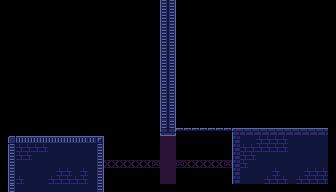

Tiled map render using the project's own tile images. Description and the whole map definition, tile-layer contents included, below:
An orthogonal 42x24 tile map with 8x8 px tiles, 2 tile layers (Background, Tile Layer 1) and 7 objects.

<map version="1.10" tiledversion="1.10.2" orientation="orthogonal" renderorder="right-down" width="42" height="24" tilewidth="8" tileheight="8" infinite="0" nextlayerid="6" nextobjectid="20">
 <tileset firstgid="1" name="Tileset" tilewidth="8" tileheight="8" tilecount="125" columns="25">
  <image source="../../Tileset.png" width="203" height="40" />
 </tileset>
 <layer id="3" name="Background" width="42" height="24">
  <data encoding="csv">
0,0,0,0,0,0,0,0,0,0,0,0,0,0,0,0,0,0,0,0,0,0,0,0,0,0,0,0,0,0,0,0,0,0,0,0,0,0,0,0,0,0,
0,0,0,0,0,0,0,0,0,0,0,0,0,0,0,0,0,0,0,0,0,0,0,0,0,0,0,0,0,0,0,0,0,0,0,0,0,0,0,0,0,0,
0,0,0,0,0,0,0,0,0,0,0,0,0,0,0,0,0,0,0,0,0,0,0,0,0,0,0,0,0,0,0,0,0,0,0,0,0,0,0,0,0,0,
0,0,0,0,0,0,0,0,0,0,0,0,0,0,0,0,0,0,0,0,0,0,0,0,0,0,0,0,0,0,0,0,0,0,0,0,0,0,0,0,0,0,
0,0,0,0,0,0,0,0,0,0,0,0,0,0,0,0,0,0,0,0,0,0,0,0,0,0,0,0,0,0,0,0,0,0,0,0,0,0,0,0,0,0,
0,0,0,0,0,0,0,0,0,0,0,0,0,0,0,0,0,0,0,0,0,0,0,0,0,0,0,0,0,0,0,0,0,0,0,0,0,0,0,0,0,0,
0,0,0,0,0,0,0,0,0,0,0,0,0,0,0,0,0,0,0,0,0,0,0,0,0,0,0,0,0,0,0,0,0,0,0,0,0,0,0,0,0,0,
0,0,0,0,0,0,0,0,0,0,0,0,0,0,0,0,0,0,0,0,0,0,0,0,0,0,0,0,0,0,0,0,0,0,0,0,0,0,0,0,0,0,
0,0,0,0,0,0,0,0,0,0,0,0,0,0,0,0,0,0,0,0,0,0,0,0,0,0,0,0,0,0,0,0,0,0,0,0,0,0,0,0,0,0,
0,0,0,0,0,0,0,0,0,0,0,0,0,0,0,0,0,0,0,0,0,0,0,0,0,0,0,0,0,0,0,0,0,0,0,0,0,0,0,0,0,0,
0,0,0,0,0,0,0,0,0,0,0,0,0,0,0,0,0,0,0,0,0,0,0,0,0,0,0,0,0,0,0,0,0,0,0,0,0,0,0,0,0,0,
0,0,0,0,0,0,0,0,0,0,0,0,0,0,0,0,0,0,0,0,0,0,0,0,0,0,0,0,0,0,0,0,0,0,0,0,0,0,0,0,0,0,
0,0,0,0,0,0,0,0,0,0,0,0,0,0,0,0,0,0,0,0,0,0,0,0,0,0,0,0,0,0,0,0,0,0,0,0,0,0,0,0,0,0,
0,0,0,0,0,0,0,0,0,0,0,0,0,0,0,0,0,0,0,0,0,0,0,0,0,0,0,0,0,0,0,0,0,0,0,0,0,0,0,0,0,0,
0,0,0,0,0,0,0,0,0,0,0,0,0,0,0,0,0,0,0,0,0,0,0,0,0,0,0,0,0,0,0,0,0,0,0,0,0,0,0,0,0,0,
0,0,0,0,0,0,0,0,0,0,0,0,0,0,0,0,0,0,0,0,59,0,0,0,0,0,0,0,0,0,0,0,0,0,0,0,0,0,0,0,0,0,
0,0,0,0,0,0,0,0,0,0,0,0,0,0,0,0,0,0,0,0,59,0,0,0,0,0,0,0,0,0,0,0,0,0,0,0,0,0,0,0,0,0,
0,0,0,0,0,0,0,0,0,0,0,12,13,0,0,0,0,0,0,0,47,47,0,0,0,0,0,0,0,0,0,0,0,0,0,0,0,0,0,0,0,0,
0,0,0,0,0,0,0,0,0,0,0,0,38,0,0,0,0,0,0,0,47,47,0,0,0,0,0,0,0,0,0,0,0,0,0,0,0,0,0,0,0,0,
0,0,0,0,0,0,0,0,0,0,0,0,63,0,0,0,0,0,0,0,47,47,0,0,0,0,0,0,0,0,0,0,0,0,0,0,0,0,0,0,0,0,
0,0,0,0,0,0,0,0,0,0,0,0,88,22,22,22,22,22,22,73,47,47,73,22,22,22,22,22,73,0,0,0,0,0,0,0,0,0,0,0,0,0,
0,0,0,0,0,0,0,0,0,0,0,0,38,0,0,0,0,0,0,0,47,47,0,0,0,0,0,0,0,0,0,0,0,0,0,0,0,0,0,0,0,0,
0,0,0,0,0,0,0,0,0,0,0,0,63,0,0,0,0,0,0,0,47,47,0,0,0,0,0,0,0,0,0,0,0,0,0,0,0,0,0,0,0,0,
0,0,0,0,0,0,0,0,0,0,0,0,88,0,0,0,0,0,0,0,0,0,0,0,0,0,0,0,0,0,0,0,0,0,0,0,0,0,0,0,0,0
</data>
 </layer>
 <layer id="1" name="Tile Layer 1" width="42" height="24">
  <data encoding="csv">
0,0,0,0,0,0,0,0,0,0,0,0,0,0,0,0,0,0,0,0,34,38,0,0,0,0,0,0,0,0,0,0,0,0,0,0,0,0,0,0,0,0,
0,0,0,0,0,0,0,0,0,0,0,0,0,0,0,0,0,0,0,0,59,63,0,0,0,0,0,0,0,0,0,0,0,0,0,0,0,0,0,0,0,0,
0,0,0,0,0,0,0,0,0,0,0,0,0,0,0,0,0,0,0,0,84,88,0,0,0,0,0,0,0,0,0,0,0,0,0,0,0,0,0,0,0,0,
0,0,0,0,0,0,0,0,0,0,0,0,0,0,0,0,0,0,0,0,34,38,0,0,0,0,0,0,0,0,0,0,0,0,0,0,0,0,0,0,0,0,
0,0,0,0,0,0,0,0,0,0,0,0,0,0,0,0,0,0,0,0,59,63,0,0,0,0,0,0,0,0,0,0,0,0,0,0,0,0,0,0,0,0,
0,0,0,0,0,0,0,0,0,0,0,0,0,0,0,0,0,0,0,0,84,88,0,0,0,0,0,0,0,0,0,0,0,0,0,0,0,0,0,0,0,0,
0,0,0,0,0,0,0,0,0,0,0,0,0,0,0,0,0,0,0,0,34,38,0,0,0,0,0,0,0,0,0,0,0,0,0,0,0,0,0,0,0,0,
0,0,0,0,0,0,0,0,0,0,0,0,0,0,0,0,0,0,0,0,59,63,0,0,0,0,0,0,0,0,0,0,0,0,0,0,0,0,0,0,0,0,
0,0,0,0,0,0,0,0,0,0,0,0,0,0,0,0,0,0,0,0,84,88,0,0,0,0,0,0,0,0,0,0,0,0,0,0,0,0,0,0,0,0,
0,0,0,0,0,0,0,0,0,0,0,0,0,0,0,0,0,0,0,0,34,38,0,0,0,0,0,0,0,0,0,0,0,0,0,0,0,0,0,0,0,0,
0,0,0,0,0,0,0,0,0,0,0,0,0,0,0,0,0,0,0,0,59,63,0,0,0,0,0,0,0,0,0,0,0,0,0,0,0,0,0,0,0,0,
0,0,0,0,0,0,0,0,0,0,0,0,0,0,0,0,0,0,0,0,84,88,0,0,0,0,0,0,0,0,0,0,0,0,0,0,0,0,0,0,0,0,
0,0,0,0,0,0,0,0,0,0,0,0,0,0,0,0,0,0,0,0,34,38,0,0,0,0,0,0,0,0,0,0,0,0,0,0,0,0,0,0,0,0,
0,0,0,0,0,0,0,0,0,0,0,0,0,0,0,0,0,0,0,0,59,63,0,0,0,0,0,0,0,0,0,0,0,0,0,0,0,0,0,0,0,0,
0,0,0,0,0,0,0,0,0,0,0,0,0,0,0,0,0,0,0,0,84,88,0,0,0,0,0,0,0,0,0,0,0,0,0,0,0,0,0,0,0,0,
0,0,0,0,0,0,0,0,0,0,0,0,0,0,0,0,0,0,0,0,59,63,0,0,0,0,0,0,0,0,0,0,0,0,0,0,0,0,0,0,0,0,
0,0,0,0,0,0,0,0,0,0,0,0,0,0,0,0,0,0,0,0,43,45,67,67,67,67,67,67,67,18,65,65,65,65,65,65,65,65,65,65,65,0,
0,14,10,11,12,10,11,12,10,11,12,0,0,0,0,0,0,0,0,0,0,0,0,0,0,0,0,0,0,89,36,36,35,35,35,35,36,36,36,36,36,0,
0,34,35,35,35,35,36,36,36,36,36,36,0,0,0,0,0,0,0,0,0,0,0,0,0,0,0,0,0,89,35,35,35,35,35,35,36,36,36,36,36,0,
0,59,35,35,36,36,36,36,36,36,36,36,0,0,0,0,0,0,0,0,0,0,0,0,0,0,0,0,0,89,35,35,36,36,36,36,36,36,36,36,36,0,
0,84,36,36,36,36,36,36,36,36,36,36,0,0,0,0,0,0,0,0,0,0,0,0,0,0,0,0,0,89,35,36,36,36,36,36,36,36,36,36,36,0,
0,34,36,36,36,36,36,35,35,36,35,36,0,0,0,0,0,0,0,0,0,0,0,0,0,0,0,0,0,89,36,36,36,36,35,36,36,36,35,35,35,0,
0,59,35,36,36,36,35,35,35,35,35,36,0,0,0,0,0,0,0,0,0,0,0,0,0,0,0,0,0,89,36,36,36,35,35,35,36,35,35,35,35,0,
0,59,36,36,36,36,36,36,36,36,36,36,0,0,0,0,0,0,0,0,0,0,0,0,0,0,0,0,0,0,0,0,0,0,0,0,0,0,0,0,0,0
</data>
 </layer>
 <objectgroup id="2" name="Ground">
  <object id="14" x="328" y="0" width="8" height="184" />
  <object id="15" x="0" y="0" width="8" height="184" />
  <object id="16" x="8" y="136" width="96" height="48" />
  <object id="17" x="232" y="128" width="96" height="56" />
  <object id="18" x="160" y="0" width="16" height="136" />
 </objectgroup>
 <objectgroup id="4" name="Platform">
  <object id="19" x="176" y="128" width="55.875" height="4.875" />
 </objectgroup>
 <objectgroup id="5" name="Spikes">
  <object id="13" x="0" y="184" width="336" height="8" />
 </objectgroup>
</map>